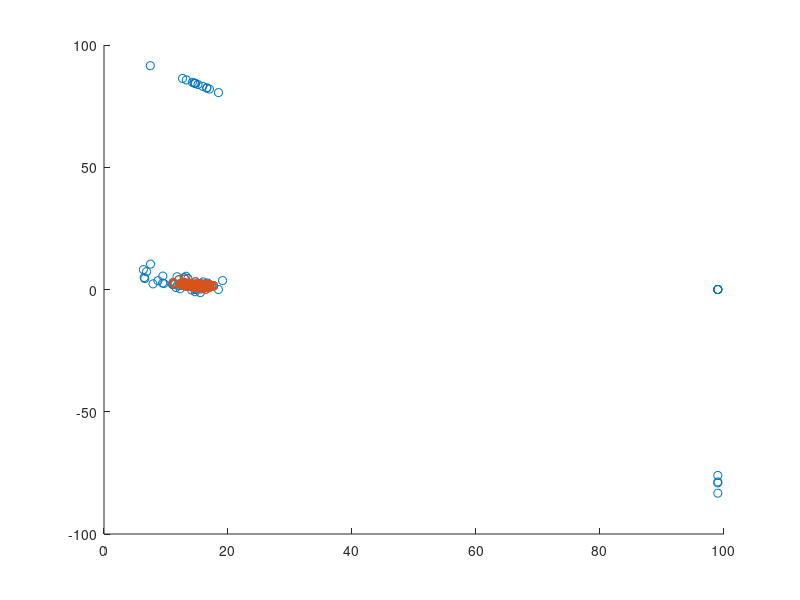

Source code (MATLAB):
function filter_red_sequence
%enter two points and width
f=load('temp_cat_all.txt');
%scatter(f(:,6),f(:,8))
x1=12.99; y1=2.817;
x2=16.96; y2=0.8197;
widthi=1.5;

a=(y2-y1)/(x2-x1);
b=y2-a*x2;

counti=0;
for i=1:length(f(:,1))
   ytemp=f(i,6)*a+b; 
       if abs(ytemp-f(i,8))<widthi
           %cut in mag
        if ((f(i,6)>=10) && (f(i,6)<18)) % magnitude limit
            %stellar obj?
         if ((f(i,9)>0.8)) %&&  (file_data(obj,6)>15))
           % if  f(i,15)==-99 %&& (abs(f(i,15)-0.308)<0.06) || (file_data(obj,6)>15))
           
             counti=counti+1;
           new_file(counti,:)=f(i,:);
           indi(counti)=i;
            end
          %end
        end
       end
end
scatter(f(:,6),f(:,8)); hold on;
xvec=[x1:0.01:x2];
yvec=a.*xvec+b; 
plot(xvec,yvec,'black');
plot(xvec,yvec+widthi,'black');
plot(xvec,yvec-widthi,'black');
display('click on image to finish and see chosen members')
waitforbuttonpress
scatter(f(indi,6),f(indi,8),'red');
hold off
save model_colors_templim24.txt new_file -ascii